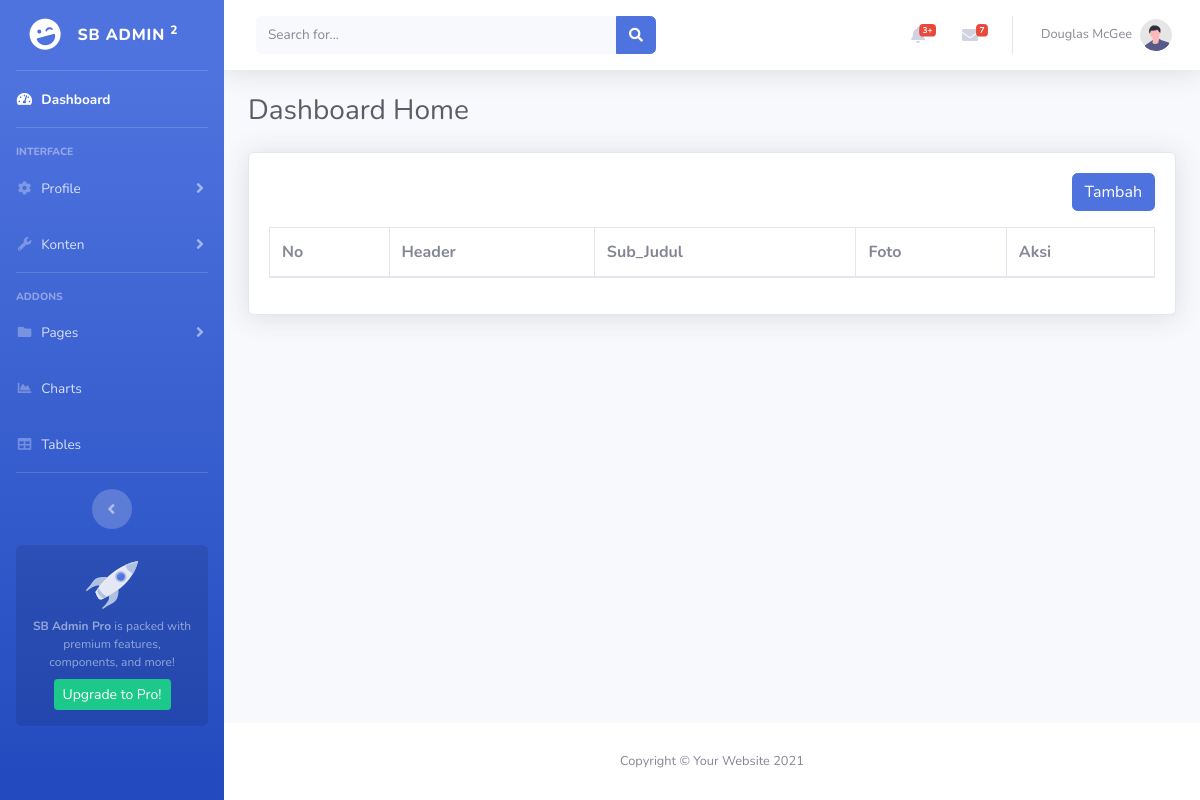
/admin/home.php, run on an earlier commit of the app's database.
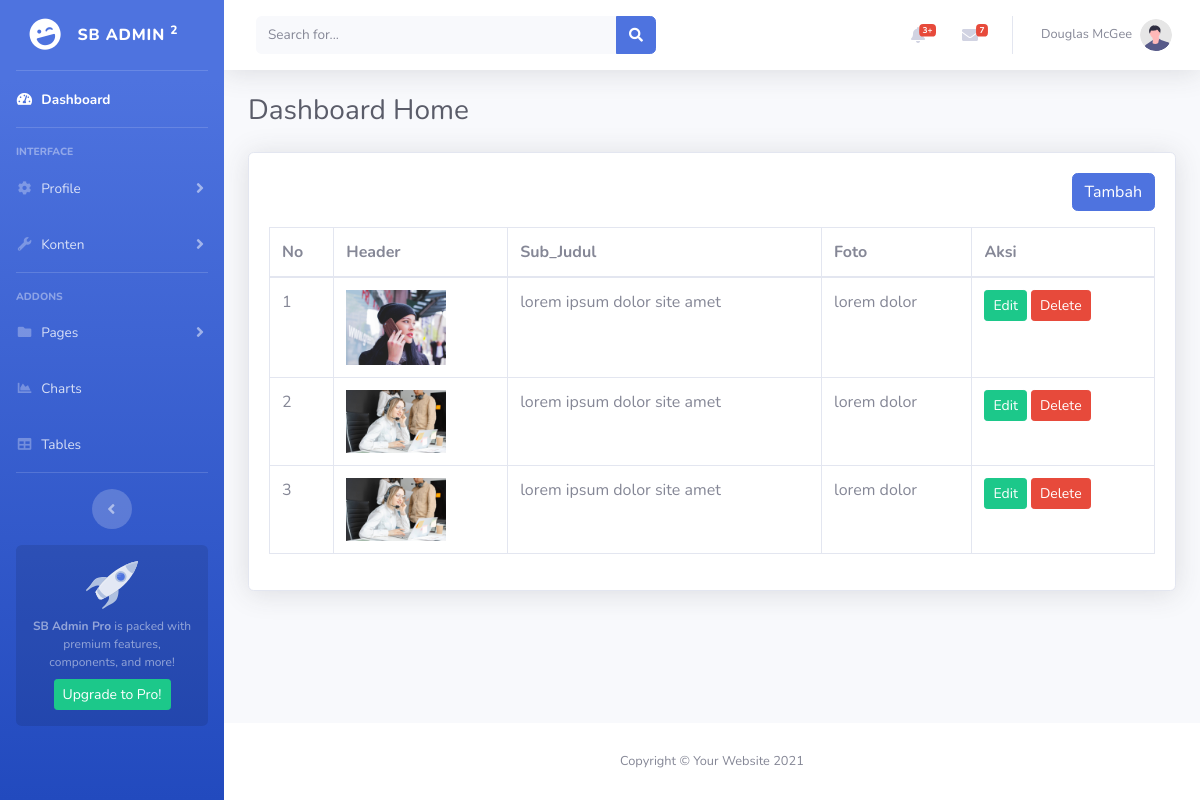
And on a later commit of the database.
### tables this page shows
CREATE TABLE `home` (
  `id` int(11) NOT NULL,
  `header` varchar(50) NOT NULL,
  `sub_judul` varchar(50) NOT NULL,
  `foto` varchar(255) NOT NULL,
  `created_at` timestamp NOT NULL DEFAULT current_timestamp() ON UPDATE current_timestamp()
);

### admin/home.php (the view, shortened to what this page needs)
<?php
include 'database/db.php';
$queryHeader = mysqli_query($conn, "SELECT * FROM home");
?>
<!DOCTYPE html>
<html lang="en">
<head>
    <?php include 'layout/css.php' ?>
</head>
<body id="page-top">
    <div id="wrapper">
        <?php include 'layout/sidebar.php' ?>
        <div id="content-wrapper" class="d-flex flex-column">
            <div id="content">
                <nav class="navbar navbar-expand navbar-light bg-white topbar mb-4 static-top shadow">
                    <form
                        class="d-none d-sm-inline-block form-inline mr-auto ml-md-3 my-2 my-md-0 mw-100 navbar-search">
                        <div class="input-group">
                            <input type="text" class="form-control bg-light border-0 small" placeholder="Search for..."
                                aria-label="Search" aria-describedby="basic-addon2">
                            <div class="input-group-append">
                                <button class="btn btn-primary" type="button">
                                    <i class="fas fa-search fa-sm"></i>
                                </button>
                            </div>
                        </div>
                    </form>
                    <ul class="navbar-nav ml-auto">
                        <li class="nav-item dropdown no-arrow mx-1">
                            <a class="nav-link dropdown-toggle" href="#" id="alertsDropdown" role="button"
                                data-toggle="dropdown" aria-haspopup="true" aria-expanded="false">
                                <i class="fas fa-bell fa-fw"></i>
                                <span class="badge badge-danger badge-counter">3+</span>
                            </a>
                        </li>
                        <li class="nav-item dropdown no-arrow mx-1">
                            <a class="nav-link dropdown-toggle" href="#" id="messagesDropdown" role="button"
                                data-toggle="dropdown" aria-haspopup="true" aria-expanded="false">
                                <i class="fas fa-envelope fa-fw"></i>
                                <span class="badge badge-danger badge-counter">7</span>
                            </a>
                        </li>
                        <li class="nav-item dropdown no-arrow">
                            <a class="nav-link dropdown-toggle" href="#" id="userDropdown" role="button"
                                data-toggle="dropdown" aria-haspopup="true" aria-expanded="false">
                                <span class="mr-2 d-none d-lg-inline text-gray-600 small">Douglas McGee</span>
                                <img class="img-profile rounded-circle"
                                    src="img/undraw_profile.svg">
                            </a>
                        </li>
                    </ul>
                </nav>
                <div class="container-fluid">
                    <div class="d-sm-flex align-items-center justify-content-between mb-4">
                        <h1 class="h3 mb-0 text-gray-800">Dashboard Home</h1>
                    </div>
                    <div class="card  shadow mb-4">
                        <div class="card-body">
                            <div align="right" class="mb-3">
                                <a href="tambah-home.php" class="btn btn-primary">Tambah</a>
                            </div>
                            <div class="table-responsive">
                                <table class="table table-bordered" width="100%">
                                    <thead>
                                        <tr>
                                            <th>No</th>
                                            <th>Header</th>
                                            <th>Sub_Judul</th>
                                            <th>Foto</th>
                                            <th>Aksi</th>
                                        </tr>
                                    </thead>
                                    <tbody>
                                        <?php $no = 1;
                                        while ($rowHeader = mysqli_fetch_assoc($queryHeader)) { ?>
                                            <tr>
                                                <td><?php echo $no++ ?></td>
                                                <td>
                                                    <img width="100" src="upload/<?php echo $rowHeader['foto'] ?>" alt="">
                                                </td>
                                                <td><?php echo $rowHeader['header'] ?></td>
                                                <td><?php echo $rowHeader['sub_judul'] ?></td>
                                                <td>
                                                    <a href="tambah-home.php?edit=<?php echo $rowHeader['id'] ?>" class="btn btn-success btn-sm">
                                                        <span class="tf-icon bx bx-pencil bx-18px ">Edit</span>
                                                    </a>
                                                    <a onclick="return confirm('Apakah anda yakin akan menghapus data ini??')"
                                                        href="home.php?delete=<?php echo $rowHeader['id'] ?>" class="btn btn-danger btn-sm">
                                                        <span class="tf-icon bx bx-trash bx-18px ">Delete</span>
                                                    </a>
                                                </td>
                                            </tr>
                                        <?php } ?>
                                    </tbody>
                                </table>
                            </div>
                        </div>
                    </div>
                </div>
            </div>
            <?php include 'layout/footer.php' ?>
        </div>
    </div>
</body>
</html>

### admin/layout/css.php (shortened to what this page needs)
<link href="vendor/fontawesome-free/css/all.min.css" rel="stylesheet" type="text/css">
<link href="css/sb-admin-2.min.css" rel="stylesheet">

### admin/layout/sidebar.php (shortened to what this page needs)
<ul class="navbar-nav bg-gradient-primary sidebar sidebar-dark accordion" id="accordionSidebar">
    <a class="sidebar-brand d-flex align-items-center justify-content-center" href="index.html">
        <div class="sidebar-brand-icon rotate-n-15">
            <i class="fas fa-laugh-wink"></i>
        </div>
        <div class="sidebar-brand-text mx-3">SB Admin <sup>2</sup></div>
    </a>
    <hr class="sidebar-divider my-0">
    <li class="nav-item active">
        <a class="nav-link" href="index.html">
            <i class="fas fa-fw fa-tachometer-alt"></i>
            <span>Dashboard</span></a>
    </li>
    <hr class="sidebar-divider">
    <div class="sidebar-heading">
        Interface
    </div>
    <li class="nav-item">
        <a class="nav-link collapsed" href="#" data-toggle="collapse" data-target="#collapseTwo"
            aria-expanded="true" aria-controls="collapseTwo">
            <i class="fas fa-fw fa-cog"></i>
            <span>Profile</span>
        </a>
    </li>
    <li class="nav-item">
        <a class="nav-link collapsed" href="#" data-toggle="collapse" data-target="#collapseUtilities"
            aria-expanded="true" aria-controls="collapseUtilities">
            <i class="fas fa-fw fa-wrench"></i>
            <span>Konten </span>
        </a>
    </li>
    <hr class="sidebar-divider">
    <div class="sidebar-heading">
        Addons
    </div>
    <li class="nav-item">
        <a class="nav-link collapsed" href="#" data-toggle="collapse" data-target="#collapsePages"
            aria-expanded="true" aria-controls="collapsePages">
            <i class="fas fa-fw fa-folder"></i>
            <span>Pages</span>
        </a>
    </li>
    <li class="nav-item">
        <a class="nav-link" href="charts.html">
            <i class="fas fa-fw fa-chart-area"></i>
            <span>Charts</span></a>
    </li>
    <li class="nav-item">
        <a class="nav-link" href="tables.html">
            <i class="fas fa-fw fa-table"></i>
            <span>Tables</span></a>
    </li>
    <hr class="sidebar-divider d-none d-md-block">
    <div class="text-center d-none d-md-inline">
        <button class="rounded-circle border-0" id="sidebarToggle"></button>
    </div>
    <div class="sidebar-card d-none d-lg-flex">
        <img class="sidebar-card-illustration mb-2" src="img/undraw_rocket.svg" alt="...">
        <p class="text-center mb-2"><strong>SB Admin Pro</strong> is packed with premium features, components, and more!</p>
        <a class="btn btn-success btn-sm" href="https://startbootstrap.com/theme/sb-admin-pro">Upgrade to Pro!</a>
    </div>
</ul>

### admin/layout/footer.php
<footer class="sticky-footer bg-white">
    <div class="container my-auto">
        <div class="copyright text-center my-auto">
            <span>Copyright &copy; Your Website 2021</span>
        </div>
    </div>
</footer>

What changed in the data, as far as the page shows it:
added home: foto (picture), header "lorem ipsum dolor site amet", sub_judul "lorem dolor"
added home: foto (picture), header "lorem ipsum dolor site amet", sub_judul "lorem dolor"
added home: foto (picture), header "lorem ipsum dolor site amet", sub_judul "lorem dolor"
